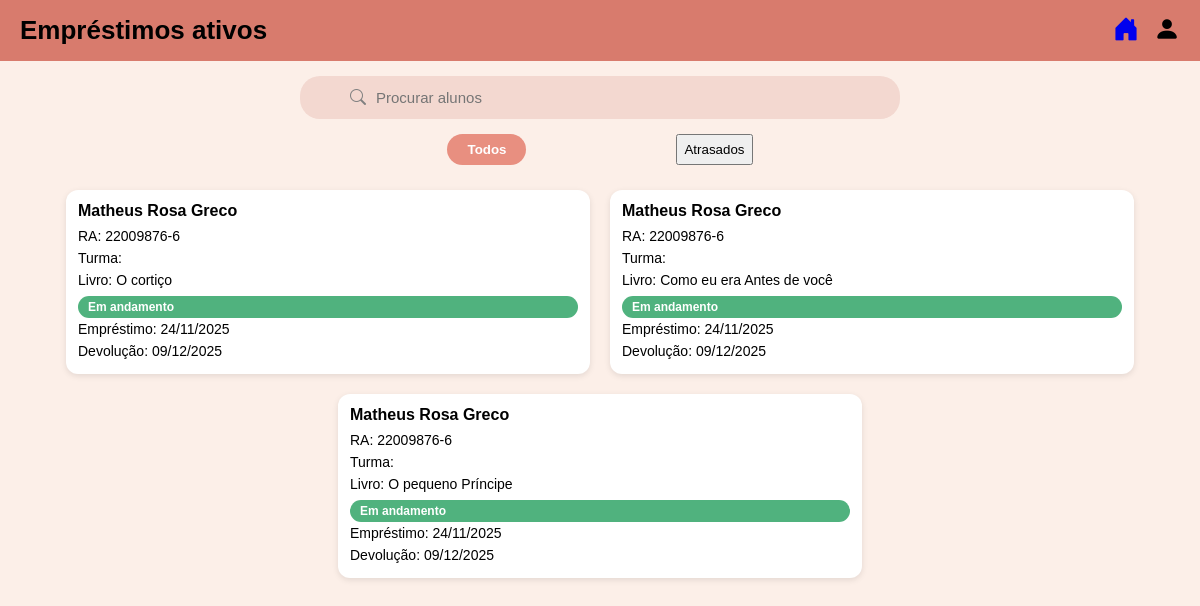
Page /biblioteca-digital-tcc/emprestimoprof.php (signed in) on the committed database.
### tables this page shows
CREATE TABLE `emprestimo` (
  `IDEmprestimo` int(11) NOT NULL,
  `RA_Aluno` varchar(20) DEFAULT NULL,
  `IDLivro` int(11) DEFAULT NULL,
  `DataEmprestimo` date NOT NULL,
  `DataDevolucaoPrevista` date NOT NULL,
  `DataDevolucaoReal` date DEFAULT NULL,
  `Status` enum('Ativo','Devolvido','Atrasado') DEFAULT 'Ativo'
);

CREATE TABLE `aluno` (
  `id` int(11) NOT NULL,
  `nome` varchar(100) NOT NULL,
  `ra` varchar(20) NOT NULL,
  `digito` varchar(5) NOT NULL,
  `ra_completo` varchar(25) NOT NULL,
  `senha` varchar(255) NOT NULL,
  `escola` varchar(100) NOT NULL,
  `serie` enum('1º Ano','2º Ano','3º Ano') DEFAULT NULL,
  `turma` enum('A','B','C','D') DEFAULT NULL,
  `ativo` tinyint(1) DEFAULT 1,
  `created_at` timestamp NOT NULL DEFAULT current_timestamp()
);

CREATE TABLE `livros` (
  `id` int(11) NOT NULL,
  `numero_tombo` varchar(50) NOT NULL,
  `isbn` varchar(20) DEFAULT NULL,
  `titulo` varchar(200) NOT NULL,
  `subtitulo` varchar(200) DEFAULT NULL,
  `sinopse` text DEFAULT NULL,
  `autor` varchar(100) NOT NULL,
  `editora` varchar(100) DEFAULT NULL,
  `ano_publicacao` int(11) DEFAULT NULL,
  `numero_paginas` int(11) DEFAULT NULL,
  `idioma` varchar(30) DEFAULT NULL,
  `genero` varchar(50) DEFAULT NULL,
  `area_conhecimento` varchar(100) DEFAULT NULL,
  `foto` varchar(255) DEFAULT NULL,
  `quantidade_total` int(11) DEFAULT 1,
  `quantidade_disponivel` int(11) DEFAULT 1,
  `disponivel` tinyint(1) DEFAULT 1,
  `created_at` timestamp NOT NULL DEFAULT current_timestamp()
);

### biblioteca-digital-tcc/emprestimoprof.php (the view, shortened to what this page needs)
<?php
include "conexaoconsulta.php";
$sql_emprestimos = "SELECT e.RA_Aluno, e.IDLivro, e.DataEmprestimo, e.DataDevolucaoPrevista,
                           a.nome as nome_aluno, a.serie, a.turma,
                           l.titulo as titulo_livro,
                           CASE
                               WHEN e.DataDevolucaoPrevista < CURDATE() THEN 'em-atraso'
                               ELSE 'em-andamento'
                           END as status
                    FROM emprestimo e
                    INNER JOIN aluno a ON e.RA_Aluno = a.ra_completo
                    INNER JOIN livros l ON e.IDLivro = l.id
                    WHERE e.Status = 'Ativo'
                    ORDER BY e.DataDevolucaoPrevista ASC";
$result_emprestimos = $conexao->query($sql_emprestimos);
$emprestimos = $result_emprestimos->fetch_all(MYSQLI_ASSOC);
?>
<!DOCTYPE html>
<html lang="pt-BR">
<head>
<link rel="stylesheet" href="https://cdn.jsdelivr.net/npm/bootstrap-icons@1.11.3/font/bootstrap-icons.css">
<link rel="stylesheet" href="css/emprestimoprof.css">
</head>
<body>
<header>
    <h1>Empréstimos ativos</h1>
    <div class="icons" style="position: relative; display:flex; gap:15px; align-items:center;">
        <a href="homeprof.php" class="icon-link">
            <i class="bi bi-house-door-fill" title="Início"></i>
        </a>
        <i class="bi bi-person-fill" id="user-icon" title="Usuário" style="cursor:pointer;"></i>
    </div>
</header>
<div class="search-container">
    <div class="search-box">
        <i class="bi bi-search"></i>
        <input type="text" placeholder="Procurar alunos" id="searchInput">
    </div>
</div>
<div class="filter-buttons">
    <button class="filter-btn active" onclick="filterEmprestimos('todos')">Todos</button>
    <button class="custom-btn" onclick="window.location.href='atrasadosprof.php'">Atrasados</button>
</div>
<div class="cards" id="emprestimosContainer">
    <?php if (empty($emprestimos)): ?>
        <div style="text-align: center; padding: 40px; color: #666;">
            <i class="bi bi-inbox" style="font-size: 48px; margin-bottom: 15px;"></i>
            <p>Nenhum empréstimo ativo no momento</p>
        </div>
    <?php else: ?>
        <?php foreach ($emprestimos as $emp): ?>
            <div class="card" data-aluno="<?= strtolower($emp['nome_aluno']) ?>" data-status="<?= $emp['status'] ?>">
                <h3><?= htmlspecialchars($emp['nome_aluno']) ?></h3>
                <p>RA: <?= htmlspecialchars($emp['RA_Aluno']) ?></p>
                <p>Turma: <?= htmlspecialchars($emp['serie']) ?> <?= htmlspecialchars($emp['turma']) ?></p>
                <p>Livro: <?= htmlspecialchars($emp['titulo_livro']) ?></p>
                <span class="status <?= $emp['status'] ?>">
                    <?= $emp['status'] == 'em-atraso' ? 'Em atraso' : 'Em andamento' ?>
                </span>
                <p>Empréstimo: <?= date('d/m/Y', strtotime($emp['DataEmprestimo'])) ?></p>
                <p>Devolução: <?= date('d/m/Y', strtotime($emp['DataDevolucaoPrevista'])) ?></p>
            </div>
        <?php endforeach; ?>
    <?php endif; ?>
</div>
</body>
</html>

### biblioteca-digital-tcc/css/emprestimoprof.css (style rules this page uses)
body { font-family: Arial, sans-serif; background-color: #fcefe8; margin: 0; padding: 0; }
header { display: flex; justify-content: space-between; align-items: center; background-color: #d87b6d; padding: 15px 20px; }
header h1 { margin: 0; font-size: 26px; font-weight: bold; }
.icons { display: flex; gap: 15px; font-size: 26px; }
.icons i { cursor: pointer; }
.search-container { display: flex; justify-content: center; margin: 15px; }
.search-box { display: flex; align-items: center; background: #f3d8d0; border-radius: 20px; padding: 12px 50px; width: 90%; max-width: 500px; }
.search-box input { border: none; outline: none; background: none; flex: 1; font-size: 15px; }
.search-box i { color: gray; margin-right: 8px; }
.filter-buttons { display: flex; justify-content: center; gap: 150px; margin-bottom: 15px; }
.filter-btn { padding: 8px 20px; border-radius: 20px; border: none; font-weight: bold; cursor: pointer; }
.filter-btn.active { background-color: #e88f80; color: white; }
.cards { display: flex; flex-wrap: wrap; justify-content: center; gap: 20px; padding: 10px; }
.card { background: white; border-radius: 12px; padding: 12px; width: 100%; max-width: 500px; height: 160px; display: flex; flex-direction: column; justify-content: space-between; box-shadow: 0 2px 6px rgba(0,0,0,0.1); }
.card h3 { margin: 0 0 5px; font-size: 16px; }
.card p { margin: 3px 0; font-size: 14px; }
.status { display: inline-block; padding: 4px 10px; border-radius: 12px; font-size: 12px; font-weight: bold; color: white; margin-top: 5px; }
.em-andamento { background-color: #50b27e; }

### rows in the picture
emprestimo: aluno.nome "Matheus Rosa Greco", RA_Aluno "22009876-6", IDLivro.titulo "O cortiço", DataEmprestimo "24/11/2025", DataDevolucaoPrevista "09/12/2025"
emprestimo: aluno.nome "Matheus Rosa Greco", RA_Aluno "22009876-6", IDLivro.titulo "Como eu era Antes de você", DataEmprestimo "24/11/2025", DataDevolucaoPrevista "09/12/2025"
emprestimo: aluno.nome "Matheus Rosa Greco", RA_Aluno "22009876-6", IDLivro.titulo "O pequeno Príncipe", DataEmprestimo "24/11/2025", DataDevolucaoPrevista "09/12/2025"
